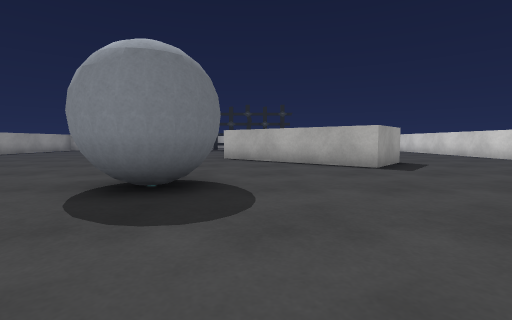
View 1 (above)

20 first-person views from a walk through a Unity game level. The camera is 0.64 m above the floor, tilts 4° down and sees 85° across. The floor is counted in squares, 1 m on a side. Each view is taken from the middle of a square. On the plan, view 1 faces up. The plan holds only what a view shows up to about 9 squares ahead; the rest is blank. The place goes on beyond the plan. Some surface patterns are stand-ins.

View 2
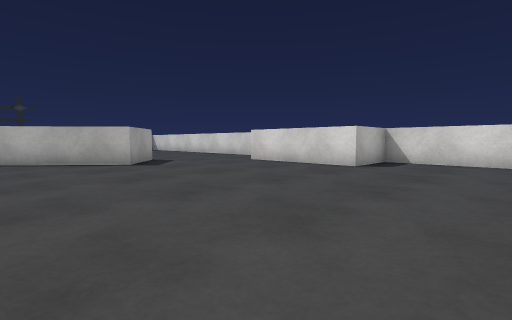

View 3
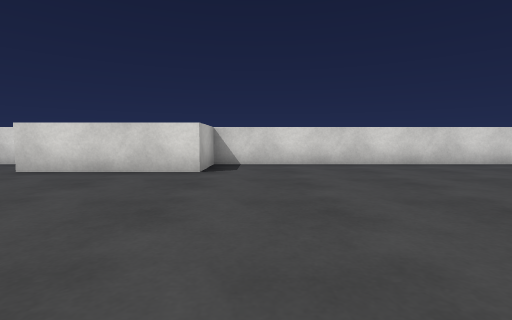

View 4
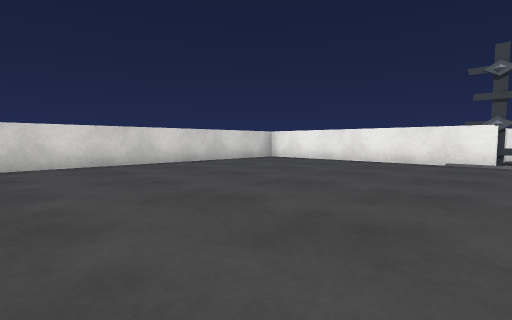

View 5
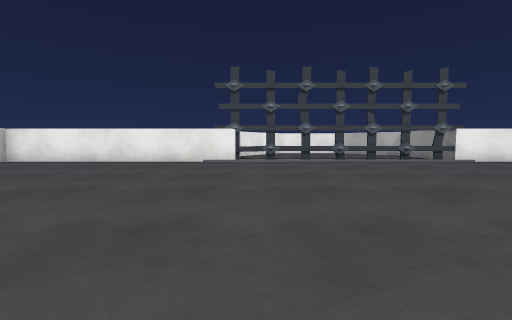

View 6
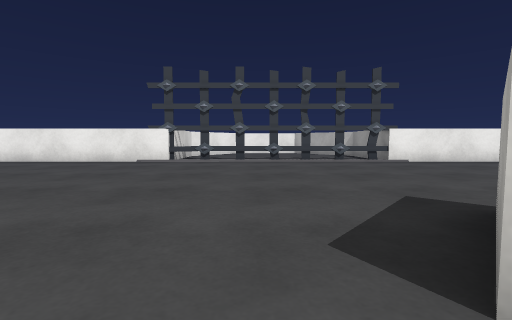

View 7
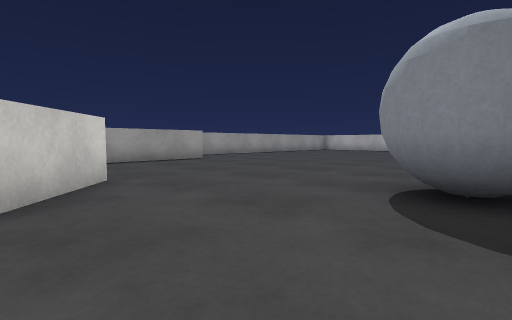

View 8
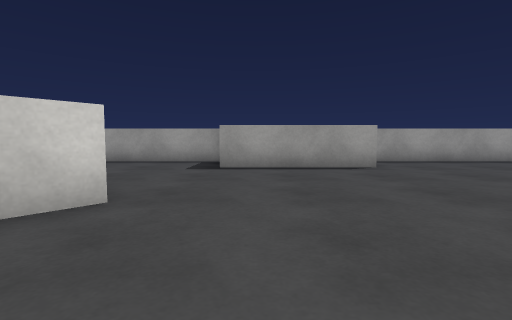

View 9
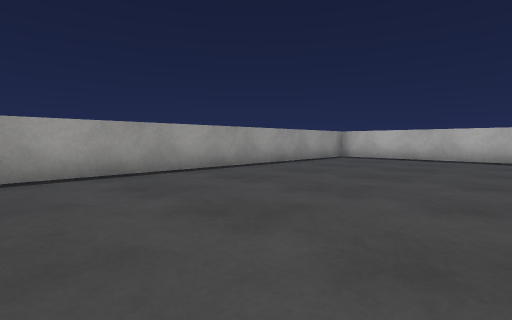

View 10
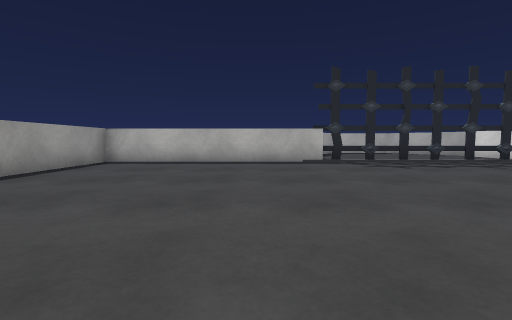

View 11
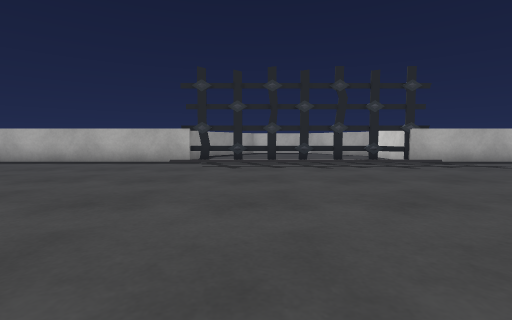

View 12
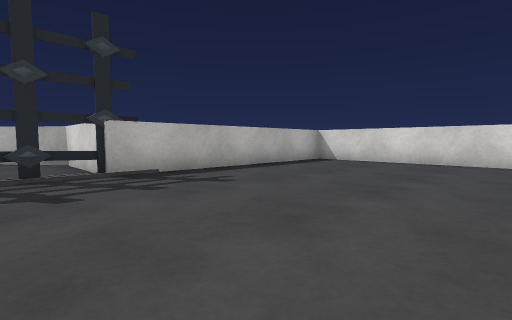

View 13
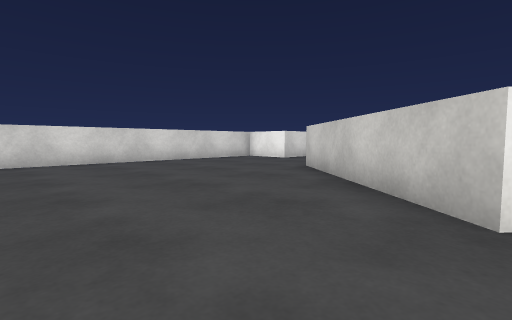

View 14
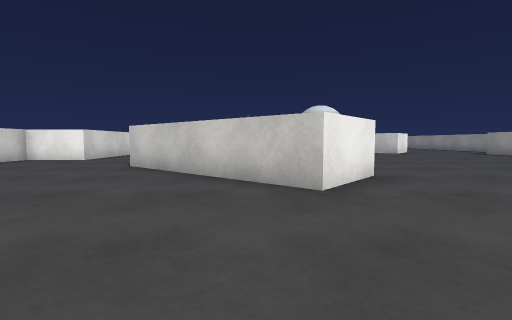

View 15
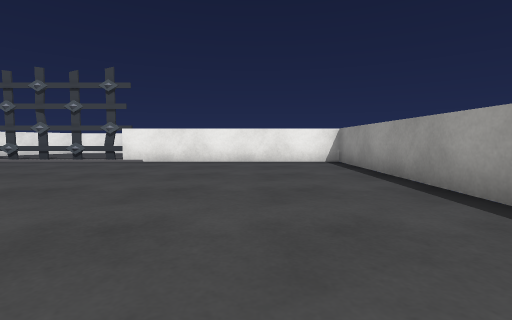

View 16
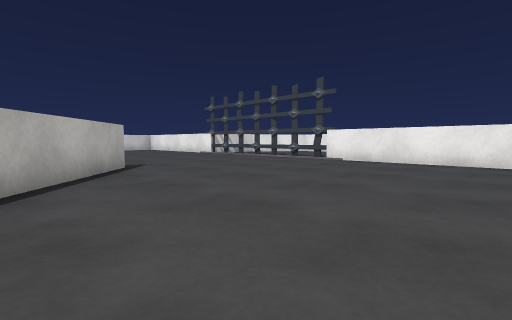

View 17
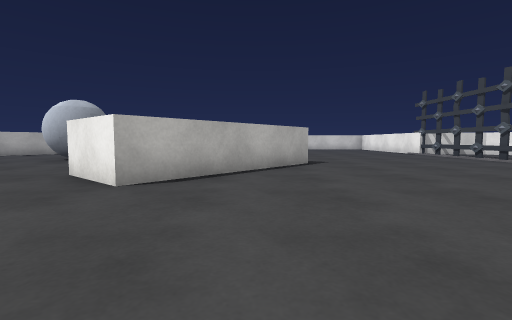

View 18
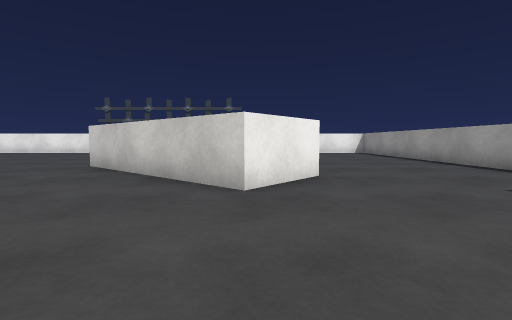

View 19
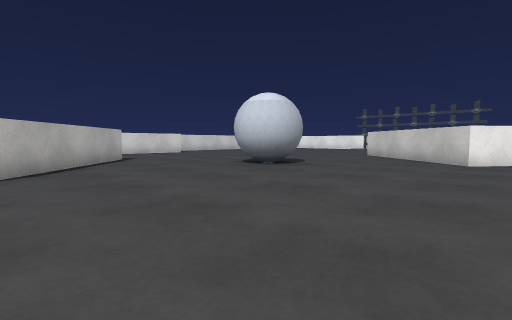

View 20
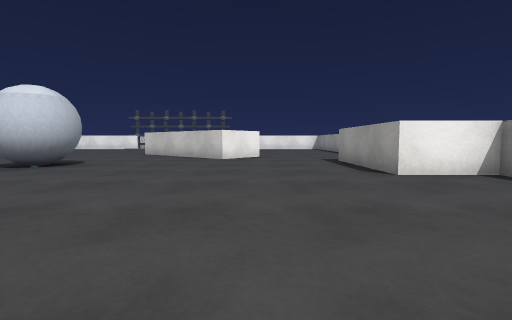

### Floor plan
Points are (right, up) in squares from view 1. A wall is a line through its corners. A room is listed if a view was taken in it or the views show most of it. See-through windows are left out.
Room 1 (views 1, 2, 3, 4, 5, 6, 7, 8, 9, 10, 11, 12, 13, 14, 15, 16, 17, 18, 19, 20)
walls: (-5.9, 1.5) (-1.9, -2) (-3.2, -3.5) (-7.1, 0) (-5.9, 1.5); (2.9, 6.5) (-1.1, 10) (0.1, 11.5) (4.1, 8) (2.9, 6.5); (-11.5, 2) (-11.5, -9.4) (8.5, -9.4); (8.5, 5.9) (8.5, 7.9); (8.5, 9.6) (8.5, 16.4); (8.5, -6.4) (8.5, 2.1) (6.6, 2.1) (6.6, 5.9); (7.4, 17.4) (-11.5, 17.4) (-11.5, 5.9) (-9.6, 5.9) (-9.6, 2.1)
objects: other object (-2, 3) to (-1, 5)

Positions as (right, up) in squares from view 1, and headings:
1: (0, 0), facing up
2: (0, -1), facing up-right
3: (1, 1), facing right
4: (1, -1), facing down-right
5: (1, -1), facing down
6: (-1, -1), facing down
7: (-1, 0), facing up-left
8: (-3, 3), facing left
9: (-6, 7), facing up-left
10: (-7, 9), facing up
11: (-3, 9), facing up
12: (0, 12), facing up-right
13: (0, 14), facing down-right
14: (1, 15), facing down
15: (-9, -1), facing down
16: (-10, -1), facing down-right
17: (-11, -2), facing right
18: (-6, 5), facing down
19: (-7, 10), facing down-right
20: (-7, 11), facing down
